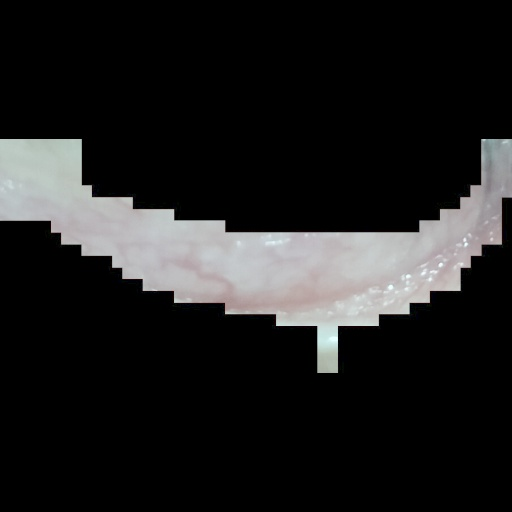
#> input picture Eye/Anemia/left_crop/P010.jpg, 512 x 512 px
$ python -i texture_features.py   (imports and definitions only)   (older library calls are emulated)
#> lines starting #> are read from the running program, lines starting #| are printed output that depends on the picture
"""
Texture Feature Extraction Module for Anemia Detection
Extracts Gray-Level Co-occurrence Matrix (GLCM) statistics and Local Binary Patterns (LBP).
"""

import numpy as np
import cv2
from skimage.feature import graycomatrix, graycoprops, local_binary_pattern


def extract_texture_features(img_gray: np.ndarray) -> tuple[np.ndarray, list[str]]:
    """
    Extracts second-order spatial gray-level co-occurrence statistics and LBP texture descriptor.

    Parameters:
        img_gray: 2D numpy array uint8 grayscale image.

    Returns:
        feature_vector: 1D numpy array of float32 values.
        feature_names: List of strings naming each feature.
    """
    features = []
    names = []

    # Ensure 2D uint8
    if img_gray.ndim == 3:
        img_gray = cv2.cvtColor(img_gray, cv2.COLOR_RGB2GRAY)
    if img_gray.dtype != np.uint8:
        img_gray = (np.clip(img_gray, 0, 255)).astype(np.uint8)

    # Standardize scale to 256x256 for uniform spatial frequency and fast feature computation
    if img_gray.shape[0] > 256 or img_gray.shape[1] > 256:
        img_gray = cv2.resize(img_gray, (256, 256), interpolation=cv2.INTER_AREA)

    # 1. Gray-Level Co-occurrence Matrix (GLCM)
    # Quantize to 64 levels for robust co-occurrence density estimation and high computational speed
    quantized_gray = (img_gray // 4).astype(np.uint8)
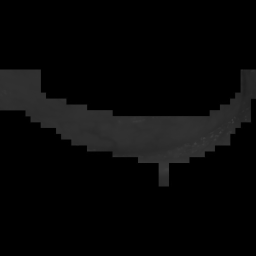
#> quantized_gray: shape (256, 256); min 0, max 62, mean 7.8
    distances = [1, 3]
    angles = [0, np.pi / 4, np.pi / 2, 3 * np.pi / 4]

    glcm = graycomatrix(
        quantized_gray,
        distances=distances,
        angles=angles,
        levels=64,
        symmetric=True,
        normed=True
    )

    properties = ["contrast", "dissimilarity", "homogeneity", "energy", "correlation", "ASM"]
    for prop in properties:
        val_matrix = graycoprops(glcm, prop)  # shape (len(distances), len(angles))
        for d_idx, dist in enumerate(distances):
            # Mean and std across the 4 directional angles
            mean_val = float(np.mean(val_matrix[d_idx, :]))
            std_val = float(np.std(val_matrix[d_idx, :]))
            features.extend([mean_val, std_val])
            names.extend([
                f"glcm_{prop}_d{dist}_mean",
                f"glcm_{prop}_d{dist}_std"
            ])
#> this loop made 6 passes
#> val_matrix on passes 1 to 6: [[5.73, 16.4, 11.19, 16.53], [21.85, 39.02, 45.01, 39.68]], [[0.262, 0.64, 0.464, 0.638], [0.703, 1.19, 1.3, 1.19]], [[0.956, 0.929, 0.941, 0.93], [0.922, 0.901, 0.894, 0.901]], [[0.819, 0.814, 0.816, 0.815], [0.814, 0.809, 0.807, 0.809]], [[0.99, 0.973, 0.981, 0.972], [0.963, 0.935, 0.925, 0.934]], [[0.67, 0.663, 0.666, 0.664], [0.663, 0.654, 0.652, 0.654]]
#> after the loop, features = [12.46, 4.45, 36.39, 8.71, 0.501, 0.155, 1.1, 0.231, 0.939, 0.0109, 0.904, 0.0104, 0.816, 0.00171, 0.81, 0.00262, 0.979, 0.00744, 0.939, 0.0144, 0.666, 0.00278, 0.656, 0.00425]; names = 24 items, first 6: 'glcm_contrast_d1_mean', 'glcm_contrast_d1_std', 'glcm_contrast_d3_mean', 'glcm_contrast_d3_std', 'glcm_dissimilarity_d1_mean', 'glcm_dissimilarity_d1_std'

    # 2. Local Binary Patterns (LBP)
    # P=8 neighbours, R=1 radius with rotation-invariant uniform patterns
    radius = 1
    n_points = 8
    lbp = local_binary_pattern(img_gray, P=n_points, R=radius, method="uniform")
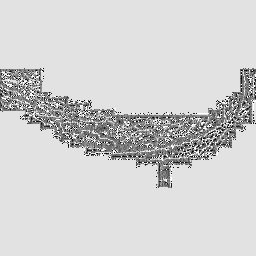
#> lbp: shape (256, 256) float64; min 0, max 9, mean 7.4; drawn with min black and max white
    n_bins = n_points + 2  # 10 bins for uniform LBP
    lbp_hist, _ = np.histogram(lbp.ravel(), bins=n_bins, range=(0, n_bins), density=True)
#> lbp_hist = [0.0047, 0.0104, 0.00717, 0.0255, 0.0427, 0.0406, 0.0153, 0.0122, 0.824, 0.0175]

    features.extend(lbp_hist.astype(float).tolist())
    names.extend([f"lbp_bin_{b_i}" for b_i in range(n_bins)])

    # 3. Spatial Gradient Magnitude Statistics (Sobel Edge Energy)
    sobel_x = cv2.Sobel(img_gray, cv2.CV_32F, 1, 0, ksize=3)
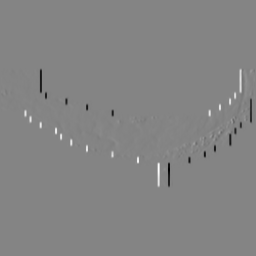
#> sobel_x: shape (256, 256) float32; min -963, max 894, mean -0.4; drawn with min black and max white
    sobel_y = cv2.Sobel(img_gray, cv2.CV_32F, 0, 1, ksize=3)
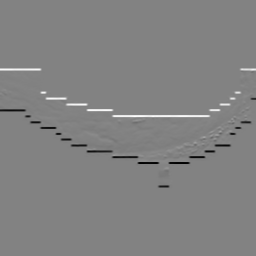
#> sobel_y: shape (256, 256) float32; min -857, max 821, mean 0; drawn with min black and max white
    grad_mag = cv2.magnitude(sobel_x, sobel_y)
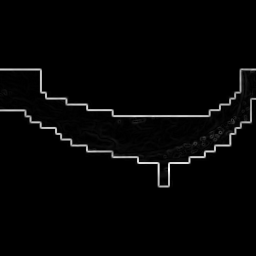
#> grad_mag: shape (256, 256) float32; min 0, max 963, mean 19.9; drawn with min black and max white

    features.extend([
        float(np.mean(grad_mag)),
        float(np.std(grad_mag))
    ])
    names.extend([
        "grad_magnitude_mean",
        "grad_magnitude_std"
    ])

    return np.array(features, dtype=np.float32), names

>>> import cv2
>>> picture = cv2.imread('../../Eye/Anemia/left_crop/P010.jpg', cv2.IMREAD_GRAYSCALE)
>>> result = extract_texture_features(picture)

$ run again, on Eye/Anemia/left_crop/P014.jpg
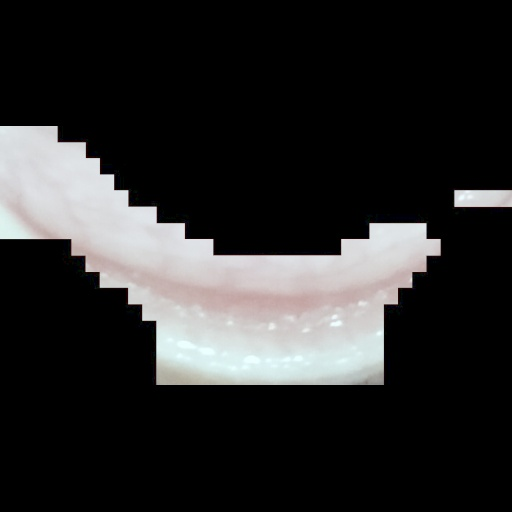
#> input picture Eye/Anemia/left_crop/P014.jpg, 512 x 512 px
#> the loop in extract_texture_features, `for prop in properties:` made 6 passes
#> val_matrix on passes 1 to 6: [[7, 18.46, 12.33, 19.25], [26.98, 45.27, 53.76, 48.57]], [[0.264, 0.68, 0.515, 0.711], [0.742, 1.28, 1.49, 1.38]], [[0.957, 0.922, 0.928, 0.916], [0.918, 0.887, 0.866, 0.878]], [[0.783, 0.778, 0.78, 0.778], [0.778, 0.772, 0.771, 0.772]], [[0.992, 0.979, 0.986, 0.978], [0.969, 0.949, 0.939, 0.945]], [[0.613, 0.606, 0.609, 0.605], [0.605, 0.596, 0.594, 0.596]]
#> after the loop in extract_texture_features, `for prop in properties:`: features = [14.26, 4.97, 43.64, 10.09, 0.543, 0.177, 1.22, 0.288, 0.931, 0.0158, 0.887, 0.0192, 0.78, 0.00184, 0.773, 0.0028, 0.984, 0.00562, 0.951, 0.0113, 0.608, 0.00288, 0.598, 0.00434]; names = 24 items, first 6: 'glcm_contrast_d1_mean', 'glcm_contrast_d1_std', 'glcm_contrast_d3_mean', 'glcm_contrast_d3_std', 'glcm_dissimilarity_d1_mean', 'glcm_dissimilarity_d1_std'
#> in extract_texture_features, `lbp = local_binary_pattern(img_gray, P=n_points, R=radius, method="uni..`:
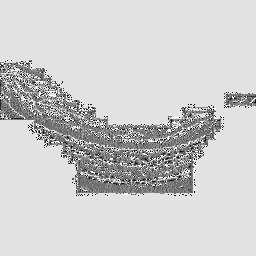
#> lbp: shape (256, 256) float64; min 0, max 9, mean 7.27; drawn with min black and max white
#> lbp_hist = [0.00372, 0.00938, 0.00677, 0.0318, 0.0595, 0.0551, 0.017, 0.0131, 0.787, 0.0163]
#> in extract_texture_features, `grad_mag = cv2.magnitude(sobel_x, sobel_y)`:
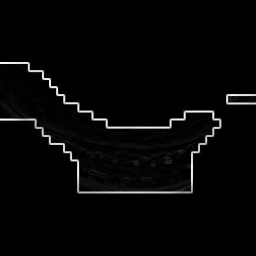
#> grad_mag: shape (256, 256) float32; min 0, max 938, mean 22.1; drawn with min black and max white

$ run again, on Eye/Anemia/left_crop/P108.jpg
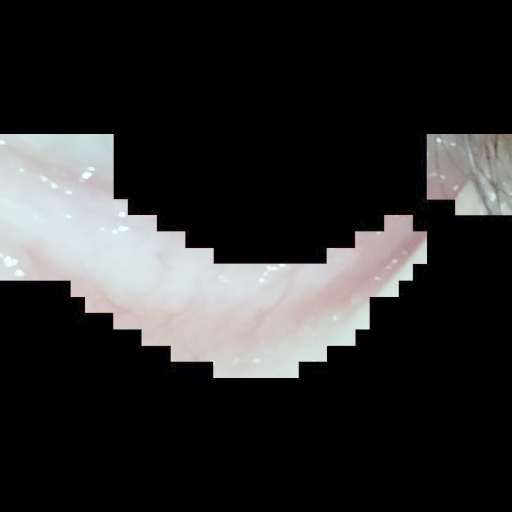
#> input picture Eye/Anemia/left_crop/P108.jpg, 512 x 512 px
#> the loop in extract_texture_features, `for prop in properties:` made 6 passes
#> val_matrix on passes 1 to 6: [[5.89, 19.57, 14.31, 19.96], [25.61, 46.25, 53.63, 47.53]], [[0.313, 0.704, 0.505, 0.715], [0.827, 1.32, 1.43, 1.33]], [[0.945, 0.922, 0.936, 0.923], [0.906, 0.889, 0.878, 0.892]], [[0.766, 0.762, 0.764, 0.762], [0.762, 0.756, 0.754, 0.756]], [[0.993, 0.978, 0.984, 0.977], [0.971, 0.947, 0.939, 0.946]], [[0.587, 0.58, 0.583, 0.58], [0.581, 0.572, 0.568, 0.572]]
#> after the loop in extract_texture_features, `for prop in properties:`: features = [14.94, 5.68, 43.25, 10.56, 0.559, 0.165, 1.23, 0.235, 0.931, 0.00968, 0.891, 0.00978, 0.763, 0.00194, 0.757, 0.00316, 0.983, 0.0065, 0.951, 0.012, 0.583, 0.00297, 0.573, 0.00479]; names = 24 items, first 6: 'glcm_contrast_d1_mean', 'glcm_contrast_d1_std', 'glcm_contrast_d3_mean', 'glcm_contrast_d3_std', 'glcm_dissimilarity_d1_mean', 'glcm_dissimilarity_d1_std'
#> in extract_texture_features, `lbp = local_binary_pattern(img_gray, P=n_points, R=radius, method="uni..`:
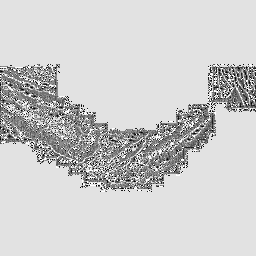
#> lbp: shape (256, 256) float64; min 0, max 9, mean 7.26; drawn with min black and max white
#> lbp_hist = [0.00545, 0.0125, 0.00851, 0.0351, 0.048, 0.052, 0.0205, 0.0183, 0.777, 0.0224]
#> in extract_texture_features, `grad_mag = cv2.magnitude(sobel_x, sobel_y)`:
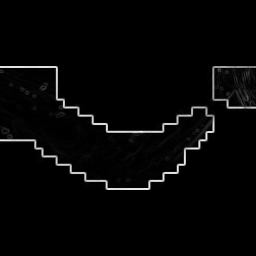
#> grad_mag: shape (256, 256) float32; min 0, max 972.1, mean 22.2; drawn with min black and max white
